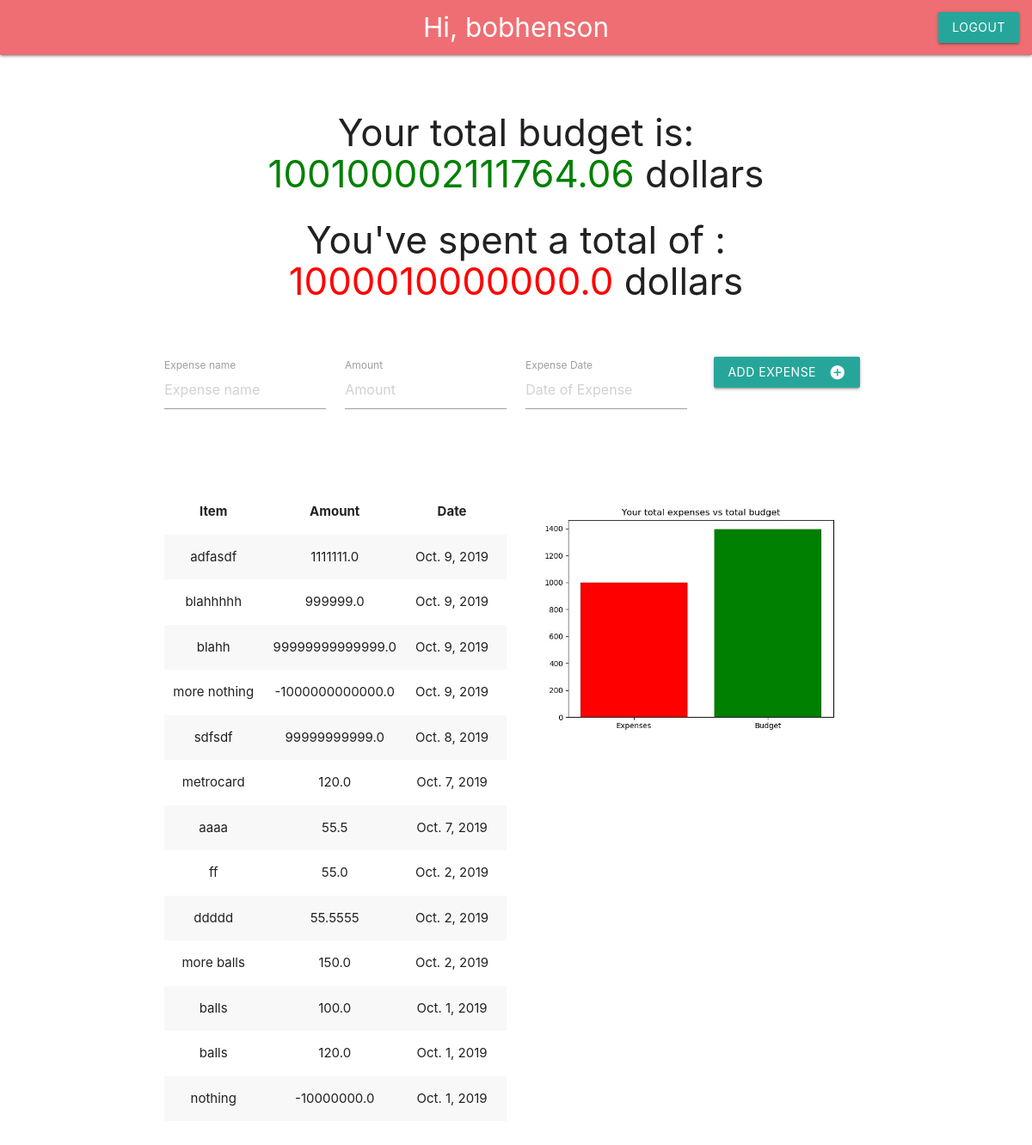
/app (signed in), run on the app's committed database.
### budget_app/models.py (models this page shows)
class ExpenseInfo(models.Model):
    expense_name = models.CharField(max_length=20)
    cost = models.FloatField()
    date_added = models.DateField()
    user_expense = models.ForeignKey(User, on_delete=models.CASCADE)

### budget_app/views.py (the view)
# urls.py: path('app',views.index,name='index'),
def index(request):
    expense_items = ExpenseInfo.objects.filter(user_expense=request.user).order_by('-date_added')
    try:
        budget_total = ExpenseInfo.objects.filter(user_expense=request.user).aggregate(budget=Sum('cost',filter=Q(cost__gt=0)))
        expense_total = ExpenseInfo.objects.filter(user_expense=request.user).aggregate(expenses=Sum('cost',filter=Q(cost__lt=0)))
        fig,ax=plt.subplots()
        ax.bar(['Expenses','Budget'], [abs(expense_total['expenses']),budget_total['budget']],color=['red','green'])
        ax.set_title('Your total expenses vs total budget')
        plt.savefig('budget_app/static/budget_app/expense.jpg')
    except TypeError:
        print('No data.')
    context = {'expense_items':expense_items,'budget':budget_total['budget'],'expenses':abs(expense_total['expenses'])}
    return render(request,'budget_app/index.html',context=context)

### budget_app/templates/budget_app/index.html (shortened to what this page needs)
{% load static %}
<!DOCTYPE html>
<html>
    <head>
        <link rel="stylesheet" href="https://cdnjs.cloudflare.com/ajax/libs/materialize/1.0.0/css/materialize.min.css">
    </head>
    <body>
        <nav>
            <div class="nav-wrapper">
                <a href='{% url "index" %}' class='brand-logo center'>Hi, {{ user }}</a>
                <ul class="right">
                    <li><a href='{% url "logout" %}' class='btn'>Logout</a></li>
                </ul>
            </div>
        </nav>
        <br>
        <div class="section">
            <div class="row">
                <form class="col s12" action='{% url "add item" %}' method='post'>
                    <div class="row">
                        <div class="container center">
                            <h3 class='center'>Your total budget is: <span style="color:green;">{{budget}}</span> dollars</h3>
                            <h3 clas='center'>You've spent a total of : <span style="color:red;">{{expenses}}</span> dollars</h3>
                            <br>
                            <br>
                            <div class="input-field col s3">
                                <input placeholder="Expense name" name="expense_name" id='expense_name' type='text' class='validate'>
                                <label for='expense_name'>Expense name</label>
                            </div>
                            <div class="input-field col s3">
                                <input placeholder='Amount' name='cost' id='cost' type='text' class='validate'>
                                <label for='cost'>Amount</label>
                            </div>
                            <div class="input-field col s3">
                                <input placeholder='Date of Expense' name="expense_date" id="expense_date" type="text" class='datepicker'>
                                <label for="expense_date">Expense Date</label>
                            </div>
                            <button class="btn waves-effect waves-light" type="submit" name="action">Add Expense
                                <i class="material-icons right">add_circle</i>
                            </button>
                        </div>
                    </div>
                </form>
            </div>
        </div>
        <div class="section">
            <div class="row">
                <div class="container">
                    <div class="col s6">
                        <table class="striped centered responsive-table">
                            <thead>
                                <tr>
                                    <th>Item</th>
                                    <th>Amount</th>
                                    <th>Date</th>
                                    <th></th>
                                </tr>
                            </thead>
                            <tbody>
                                {% for expense_item in expense_items %}
                                <tr>
                                    <td>{{ expense_item.expense_name }}</td>
                                    <td>{{ expense_item.cost }}</td>
                                    <td>{{ expense_item.date_added}}</td>
                                    <td></td>
                                </tr>
                                {% endfor %}
                            </tbody>
                        </table>
                    </div>
                    <div class="col s6">
                        <img class='responsive-img' src= "{% static 'budget_app/expense.jpg' %}">
                    </div>
                </div>
        </div>
        </div>
    </body>
</html>

### data on the page
ExpenseInfo: expense_name "adfasdf", cost "1111111.0", date_added "Oct. 9, 2019"
ExpenseInfo: expense_name "blahhhhh", cost "999999.0", date_added "Oct. 9, 2019"
ExpenseInfo: expense_name "blahh", cost "99999999999999.0", date_added "Oct. 9, 2019"
ExpenseInfo: expense_name "more nothing", cost "-1000000000000.0", date_added "Oct. 9, 2019"
ExpenseInfo: expense_name "sdfsdf", cost "99999999999.0", date_added "Oct. 8, 2019"
ExpenseInfo: expense_name "metrocard", cost "120.0", date_added "Oct. 7, 2019"
ExpenseInfo: expense_name "aaaa", cost "55.5", date_added "Oct. 7, 2019"
ExpenseInfo: expense_name "ff", cost "55.0", date_added "Oct. 2, 2019"
ExpenseInfo: expense_name "ddddd", cost "55.5555", date_added "Oct. 2, 2019"
ExpenseInfo: expense_name "more balls", cost "150.0", date_added "Oct. 2, 2019"
ExpenseInfo: expense_name "balls", cost "100.0", date_added "Oct. 1, 2019"
ExpenseInfo: expense_name "balls", cost "120.0", date_added "Oct. 1, 2019"
ExpenseInfo: expense_name "nothing", cost "-10000000.0", date_added "Oct. 1, 2019"

### other printed values
{{ user }} "bobhenson"
{{ budget }} "100100002111764.06"
{{ expenses }} "1000010000000.0"
